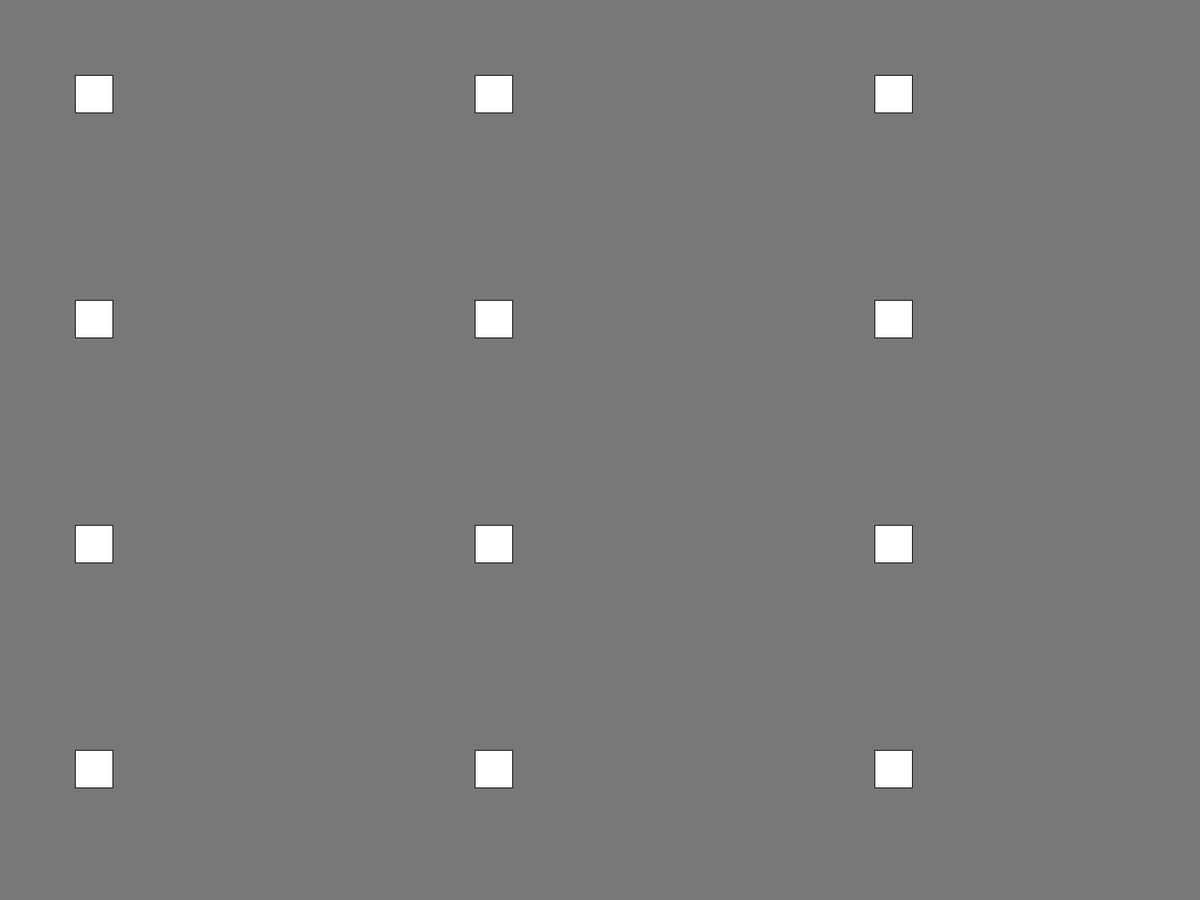
Frame 1 (no input)
Frame 60 (the mouse pressed at the canvas centre just before this capture): identical to frame 1, image omitted
Frame 120 (the mouse held since frame 60 and released just before this capture): identical to frame 1, image omitted

The Processing sketch that drew this single still picture (run headless with seeded random() and noise(); from frame 60 on, the mouse is pressed at the canvas centre):

// Processing sketch: sketch_12_buildings_thing
// ── sketch_12_buildings_thing.pde
void setup() {
  fullScreen();
}

void draw() {
  background(120);
  for (int i = 100; i< width; i += width/3) {
    for (int v = 100; v<height; v += height/4) {
      square(i, v, 50);
    }
  }
}
